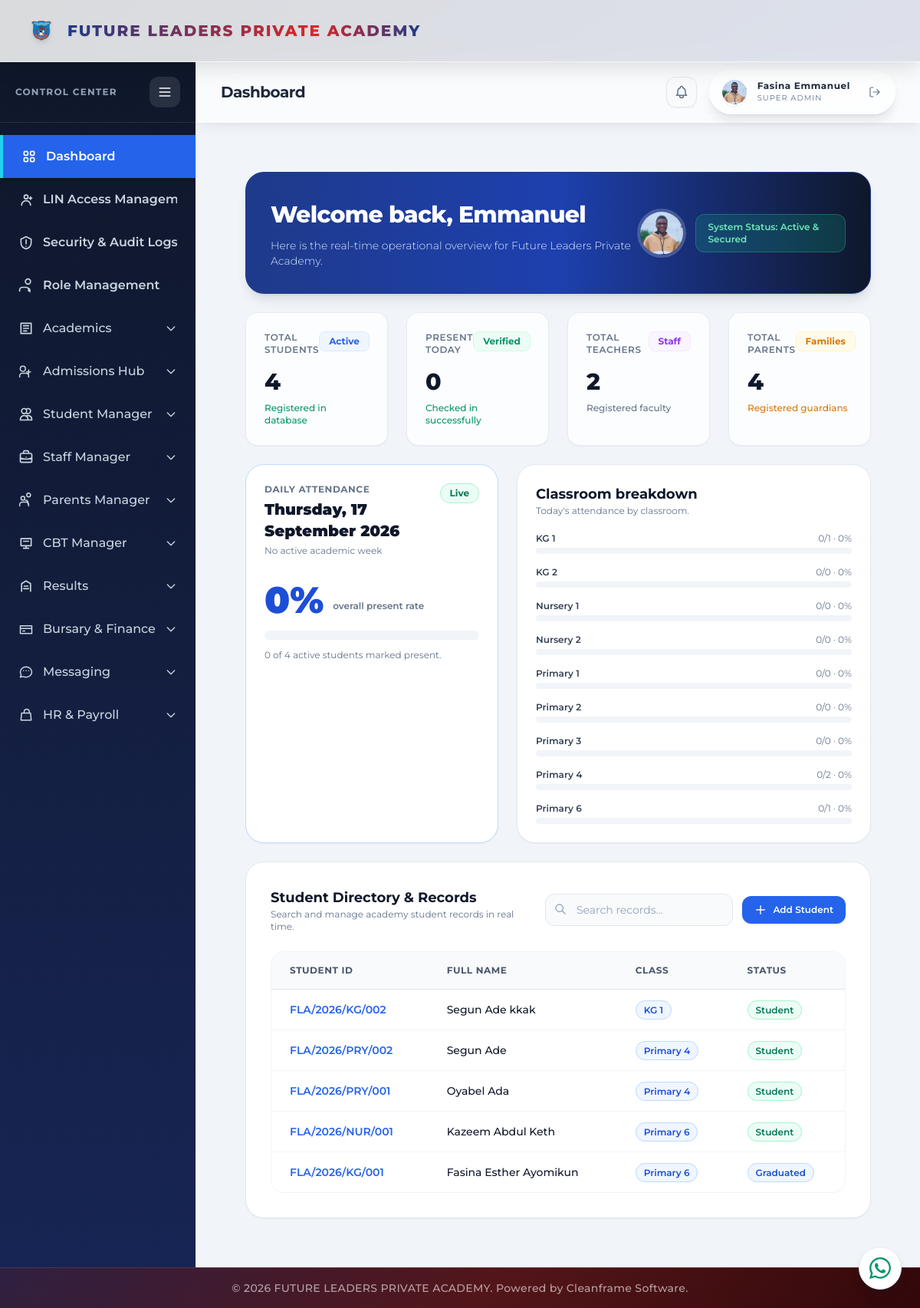
The page /dashboard/ (signed in) on the database its author committed.
### portal/models.py (models this page shows, shortened)
class ClassRoom(models.Model):
    SECTION_CHOICES = [
        ('KG', 'Kindergarten'),
        ('Nursery', 'Nursery'),
        ('Primary', 'Primary'),
    ]
    name = models.CharField(max_length=50, unique=True)  # e.g., "Primary 4", "KG 2"
    section = models.CharField(max_length=100, choices=SECTION_CHOICES)
    level_number = models.IntegerField(null=True, blank=True) # e.g., 1, 2, 3, 4, 6 (skipping 5)
    sequence = models.IntegerField(null=True, blank=True)
    is_terminal = models.BooleanField(default=False)
    next_class = models.ForeignKey('self', on_delete=models.SET_NULL, null=True, blank=True, related_name='previous_classes')
    class_teacher = models.ForeignKey('Teacher', on_delete=models.SET_NULL, null=True, blank=True, related_name='assigned_class')

class Student(models.Model):
    SEX_CHOICES = [
        ('Male', 'Male'),
        ('Female', 'Female'),
    ]
    PROGRAM_CHOICES = [
        ('Kindergarten (KG)', 'Kindergarten (KG)'),
        ('Nursery (NUR)', 'Nursery (NUR)'),
        ('Primary (PRY)', 'Primary (PRY)'),
    ]
    RELIGION_CHOICES = [
        ('Christianity', 'Christianity'),
        ('Islam', 'Islam'),
        ('Other', 'Other'),
    ]
    STATUS_CHOICES = [
        ('Active', 'Active'),
        ('Student', 'Student'),
        ('Transferred', 'Transferred'),
        ('Expelled', 'Expelled'),
        ('Graduated', 'Graduated'),
    ]
    student_id = models.CharField(max_length=100, unique=True, blank=True)
    lin = models.CharField(max_length=50, unique=True, blank=True, null=True)
    is_lin_visible = models.BooleanField(default=False)
    first_name = models.CharField(max_length=50)
    last_name = models.CharField(max_length=50, verbose_name='Surname')
    other_name = models.CharField(max_length=50, blank=True, null=True)
    sex = models.CharField(max_length=100, choices=SEX_CHOICES)
    date_of_birth = models.DateField()
    state_of_origin = models.CharField(max_length=50)
    lga_of_origin = models.CharField(max_length=50)
    program = models.CharField(max_length=50, choices=PROGRAM_CHOICES)
    current_class = models.ForeignKey('ClassRoom', on_delete=models.SET_NULL, null=True, blank=True, related_name='students')
    passport = models.ImageField(upload_to='student_passports/', max_length=255, blank=True, null=True)
    physically_challenged = models.BooleanField(default=False)
    phone_number = models.CharField(max_length=100, blank=True, null=True)
    religion = models.CharField(max_length=100, choices=RELIGION_CHOICES, blank=True, null=True)
    email = models.EmailField(blank=True, null=True)
    status = models.CharField(max_length=100, choices=STATUS_CHOICES, default='Student')
    date_enrolled = models.DateField(auto_now_add=True)
    consecutive_absence_flag = models.BooleanField(default=False)
    teacher_comment = models.TextField(blank=True, default='')
    parent = models.ForeignKey('Parent', on_delete=models.SET_NULL, null=True, blank=True, related_name='children')
    user = models.OneToOneField(settings.AUTH_USER_MODEL, on_delete=models.SET_NULL, null=True, blank=True, related_name='student_record')

### portal/views.py (the view)
# urls.py: path('dashboard/', views.dashboard_view, name='dashboard'),
@login_required(login_url='login')
def dashboard_view(request):
    today = timezone.localdate()
    active_session = AcademicSession.objects.filter(is_active=True).first()
    active_term = AcademicTerm.objects.filter(is_active=True, session=active_session).first() if active_session else None
    current_week = active_term.weeks.filter(start_date__lte=today, end_date__gte=today).first() if active_term else None
    active_students = Student.objects.filter(status='Student')
    total_students = active_students.count()
    present_today = Attendance.objects.filter(date=today, status='Present', student__status='Student').values('student').distinct().count()
    active_teachers = Teacher.objects.count()
    classroom_attendance = []
    for classroom in ClassRoom.objects.order_by('section', 'level_number', 'name'):
        total = active_students.filter(current_class=classroom).count()
        present = Attendance.objects.filter(
            date=today,
            status='Present',
            classroom=classroom,
            student__status='Student',
        ).values('student').distinct().count()
        classroom_attendance.append({
            'classroom': classroom,
            'total': total,
            'present': present,
            'rate': round((present / total) * 100) if total else 0,
        })
    students = Student.objects.all().order_by('-id')[:5] # Recent 5 students
    context = {
        'total_students': total_students,
        'present_today': present_today,
        'active_teachers': active_teachers,
        'total_parents': Parent.objects.count(),
        'today': today,
        'current_week': current_week,
        'attendance_rate': round((present_today / total_students) * 100) if total_students else 0,
        'classroom_attendance': classroom_attendance,
        'students': students,
    }
    return render(request, 'portal/dashboard.html', context)

### portal/templates/portal/dashboard.html (shortened to what this page needs)
{% extends 'portal/base.html' %}
{% load static %}
{% block page_title %}Dashboard{% endblock %}
{% block content %}
<div class="flex-grow flex min-w-0 flex-col space-y-6 p-4 sm:p-8 max-w-7xl mx-auto w-full overflow-y-auto">
    <div class="animate-stage-1 bg-gradient-to-r from-blue-900 via-blue-800 to-slate-900 text-white border border-blue-900 rounded-3xl p-8 shadow-lg flex flex-col sm:flex-row justify-between items-start sm:items-center">
        <div class="space-y-2">
            <h2 class="text-[clamp(1.5rem,5vw,1.875rem)] font-extrabold tracking-tight">Welcome back, {{ portal_first_name }}</h2>
            <p class="text-sm text-blue-100 font-light">Here is the real-time operational overview for Future Leaders Private Academy.</p>
        </div>
        <div class="mt-4 flex items-center gap-3 sm:mt-0">
            {% if portal_profile_picture_url %}<img src="{{ portal_profile_picture_url }}" alt="{{ portal_display_name }} profile picture" class="h-16 w-16 rounded-full border-4 border-white/20 object-cover shadow-sm">{% endif %}
            <span class="bg-emerald-500/20 border border-emerald-400/30 text-emerald-300 text-xs font-semibold px-4 py-2 rounded-xl inline-block shadow-inner">System Status: Active & Secured</span>
        </div>
    </div>
    <div class="animate-stage-2 grid grid-cols-1 sm:grid-cols-2 lg:grid-cols-4 gap-6">
        <div class="bg-white/80 backdrop-blur-md border border-slate-200/80 rounded-2xl p-6 shadow-sm hover:shadow-md transition-all duration-300">
            <div class="flex justify-between items-start mb-4">
                <span class="text-xs uppercase tracking-wider text-slate-500 font-semibold">Total Students</span>
                <span class="bg-blue-50 text-blue-600 px-3 py-1 rounded-lg text-xs font-bold border border-blue-100">Active</span>
            </div>
            <h3 class="text-3xl font-extrabold text-slate-900">{{ total_students }}</h3>
            <p class="text-xs text-emerald-600 mt-2 font-medium">Registered in database</p>
        </div>
        <div class="bg-white/80 backdrop-blur-md border border-slate-200/80 rounded-2xl p-6 shadow-sm hover:shadow-md transition-all duration-300">
            <div class="flex justify-between items-start mb-4">
                <span class="text-xs uppercase tracking-wider text-slate-500 font-semibold">Present Today</span>
                <span class="bg-emerald-50 text-emerald-600 px-3 py-1 rounded-lg text-xs font-bold border border-emerald-100">Verified</span>
            </div>
            <h3 class="text-3xl font-extrabold text-slate-900">{{ present_today }}</h3>
            <p class="text-xs text-emerald-600 mt-2 font-medium">Checked in successfully</p>
        </div>
        <div class="bg-white/80 backdrop-blur-md border border-slate-200/80 rounded-2xl p-6 shadow-sm hover:shadow-md transition-all duration-300">
            <div class="flex justify-between items-start mb-4">
                <span class="text-xs uppercase tracking-wider text-slate-500 font-semibold">Total Teachers</span>
                <span class="bg-purple-50 text-purple-600 px-3 py-1 rounded-lg text-xs font-bold border border-purple-100">Staff</span>
            </div>
            <h3 class="text-3xl font-extrabold text-slate-900">{{ active_teachers }}</h3>
            <p class="text-xs text-slate-500 mt-2 font-medium">Registered faculty</p>
        </div>
        <div class="bg-white/80 backdrop-blur-md border border-slate-200/80 rounded-2xl p-6 shadow-sm hover:shadow-md transition-all duration-300">
            <div class="flex justify-between items-start mb-4">
                <span class="text-xs uppercase tracking-wider text-slate-500 font-semibold">Total Parents</span>
                <span class="bg-amber-50 text-amber-600 px-3 py-1 rounded-lg text-xs font-bold border border-amber-100">Families</span>
            </div>
            <h3 class="text-3xl font-extrabold text-slate-900">{{ total_parents }}</h3>
            <p class="text-xs text-amber-600 mt-2 font-medium">Registered guardians</p>
        </div>
    </div>
    <div class="animate-stage-3 grid grid-cols-1 gap-6 lg:grid-cols-[1fr_1.4fr]">
        <div class="rounded-3xl border border-blue-200 bg-white p-6 shadow-sm">
            <div class="flex items-start justify-between gap-4"><div><p class="text-xs font-bold uppercase tracking-wider text-slate-500">Daily attendance</p><h2 class="mt-1 text-xl font-black text-slate-900">{% now "l, j F Y" %}</h2><p class="mt-1 text-xs text-slate-500">{% if current_week %}Week {{ current_week.week_number }} · {{ current_week.start_date|date:'d M' }} - {{ current_week.end_date|date:'d M Y' }}{% else %}No active academic week{% endif %}</p></div><span class="rounded-full border border-emerald-200 bg-emerald-50 px-3 py-1 text-xs font-bold text-emerald-700">Live</span></div>
            <div class="mt-8 flex items-end gap-3"><span class="text-5xl font-black text-blue-700">{{ attendance_rate }}%</span><span class="mb-2 text-xs font-semibold text-slate-500">overall present rate</span></div>
            <div class="mt-4 h-3 overflow-hidden rounded-full bg-slate-100"><div class="h-full w-[{{ attendance_rate }}%] rounded-full bg-blue-600 transition-all"></div></div>
            <p class="mt-3 text-xs text-slate-500">{{ present_today }} of {{ total_students }} active students marked present.</p>
        </div>
        <div class="rounded-3xl border border-slate-200 bg-white p-6 shadow-sm"><div class="mb-5"><h3 class="text-lg font-bold text-slate-900">Classroom breakdown</h3><p class="text-xs text-slate-500">Today's attendance by classroom.</p></div><div class="space-y-4">{% for item in classroom_attendance %}<div><div class="mb-1 flex justify-between text-xs"><span class="font-semibold text-slate-700">{{ item.classroom.name }}</span><span class="text-slate-500">{{ item.present }}/{{ item.total }} · {{ item.rate }}%</span></div><div class="h-2 overflow-hidden rounded-full bg-slate-100"><div class="h-full w-[{{ item.rate }}%] rounded-full {% if item.rate >= 80 %}bg-emerald-500{% elif item.rate >= 50 %}bg-amber-500{% else %}bg-red-500{% endif %}"></div></div></div>{% empty %}<p class="text-sm text-slate-500">No classrooms have been configured yet.</p>{% endfor %}</div></div>
    </div>
    <div class="animate-stage-3 bg-white border border-slate-200 rounded-3xl p-8 shadow-sm space-y-6">
        <div class="flex flex-col sm:flex-row justify-between items-start sm:items-center gap-4">
            <div>
                <h3 class="text-lg font-bold text-slate-900">Student Directory & Records</h3>
                <p class="text-xs text-slate-500">Search and manage academy student records in real time.</p>
            </div>
            <div class="flex items-center space-x-3 w-full sm:w-auto">
                <div class="relative w-full sm:w-64">
                    <input type="text" placeholder="Search records..." class="w-full bg-slate-50 border border-slate-200 rounded-xl py-2.5 px-4 pl-10 text-slate-800 placeholder-slate-400 text-sm focus:outline-none focus:border-blue-500 transition-all">
                    <svg class="absolute left-3 top-3 w-4 h-4 text-slate-400" fill="none" stroke="currentColor" viewBox="0 0 24 24"><path stroke-linecap="round" stroke-linejoin="round" stroke-width="2" d="M21 21l-6-6m2-5a7 7 0 11-14 0 7 7 0 0114 0z"></path></svg>
                </div>
                <a href="{% url 'students' %}" class="bg-blue-600 hover:bg-blue-700 active:scale-95 transition-transform duration-100 text-white font-semibold text-xs py-2.5 px-4 rounded-xl shadow flex items-center space-x-2 flex-shrink-0">
                    <svg class="w-4 h-4" fill="none" stroke="currentColor" viewBox="0 0 24 24"><path stroke-linecap="round" stroke-linejoin="round" stroke-width="2" d="M12 4v16m8-8H4"></path></svg>
                    <span>Add Student</span>
                </a>
            </div>
        </div>
        <div class="overflow-x-auto border border-slate-100 rounded-2xl">
            <table class="w-full min-w-[720px] text-left border-collapse">
                <thead>
                    <tr class="bg-slate-50 border-b border-slate-200 text-slate-600 text-xs uppercase tracking-wider font-semibold">
                        <th class="py-4 px-6">Student ID</th>
                        <th class="py-4 px-6">Full Name</th>
                        <th class="py-4 px-6">Class</th>
                        <th class="py-4 px-6">Status</th>
                    </tr>
                </thead>
                <tbody class="divide-y divide-slate-100 text-sm text-slate-700">
                    {% for student in students %}
                    <tr class="hover:bg-slate-50/80 transition-colors">
                        <td class="py-4 px-6 font-semibold text-blue-600">{{ student.student_id }}</td>
                        <td class="py-4 px-6 font-medium text-slate-900">{{ student.last_name }} {{ student.first_name }} {{ student.other_name|default:"" }}</td>
                        <td class="py-4 px-6 font-semibold">
                            {% if student.current_class %}
                                <span class="bg-blue-50 text-blue-700 px-2.5 py-1 rounded-full text-xs font-semibold border border-blue-200">{{ student.current_class.name }}</span>
                            {% else %}
                                <span class="text-slate-400 italic text-xs">Unassigned</span>
                            {% endif %}
                        </td>
                        <td class="py-4 px-6">
                            {% if student.status == 'Student' or student.status == 'Active' or student.status == 'Present' %}
                                <span class="bg-emerald-50 text-emerald-700 px-2.5 py-1 rounded-full text-xs font-semibold border border-emerald-200">Student</span>
                            {% elif student.status == 'Transferred' %}
                                <span class="bg-amber-50 text-amber-700 px-2.5 py-1 rounded-full text-xs font-semibold border border-amber-200">Transferred</span>
                            {% elif student.status == 'Expelled' %}
                                <span class="bg-red-50 text-red-700 px-2.5 py-1 rounded-full text-xs font-semibold border border-red-200">Expelled</span>
                            {% elif student.status == 'Graduated' %}
                                <span class="bg-blue-50 text-blue-700 px-2.5 py-1 rounded-full text-xs font-semibold border border-blue-200">Graduated</span>
                            {% elif student.status == 'Left' %}
                                <span class="bg-slate-100 text-slate-700 px-2.5 py-1 rounded-full text-xs font-semibold border border-slate-300">Left</span>
                            {% else %}
                                <span class="bg-slate-100 text-slate-700 px-2.5 py-1 rounded-full text-xs font-semibold">{{ student.status }}</span>
                            {% endif %}
                        </td>
                    </tr>
                    {% empty %}
                    <tr><td colspan="4" class="py-8 text-center text-slate-400 text-sm">No student records found in the database yet. Click "Add Student" above to register one.</td></tr>
                    {% endfor %}
                </tbody>
            </table>
        </div>
    </div>
</div>
{% endblock %}

### rows shown on the page
ClassRoom: classroom.name "KG 1", present "0", total "1", rate "0"
ClassRoom: classroom.name "KG 2", present "0", total "0", rate "0"
ClassRoom: classroom.name "Nursery 1", present "0", total "0", rate "0"
ClassRoom: classroom.name "Nursery 2", present "0", total "0", rate "0"
ClassRoom: classroom.name "Primary 1", present "0", total "0", rate "0"
ClassRoom: classroom.name "Primary 2", present "0", total "0", rate "0"
ClassRoom: classroom.name "Primary 3", present "0", total "0", rate "0"
ClassRoom: classroom.name "Primary 4", present "0", total "2", rate "0"
ClassRoom: classroom.name "Primary 6", present "0", total "1", rate "0"
Student: student_id "FLA/2026/KG/002", last_name "Segun", first_name "Ade", other_name "kkak", current_class.name "KG 1", status "Student"
Student: student_id "FLA/2026/PRY/002", last_name "Segun", first_name "Ade", current_class.name "Primary 4", status "Student"
Student: student_id "FLA/2026/PRY/001", last_name "Oyabel", first_name "Ada", current_class.name "Primary 4", status "Student"
Student: student_id "FLA/2026/NUR/001", last_name "Kazeem", first_name "Abdul", other_name "Keth", current_class.name "Primary 6", status "Student"
Student: student_id "FLA/2026/KG/001", last_name "Fasina", first_name "Esther", other_name "Ayomikun", current_class.name "Primary 6", status "Graduated"

### other values the page prints
{{ portal_display_name }} "Fasina Emmanuel"
{{ portal_first_name }} "Emmanuel"
{{ total_students }} "4"
{{ present_today }} "0"
{{ active_teachers }} "2"
{{ total_parents }} "4"
{{ attendance_rate }} "0"
